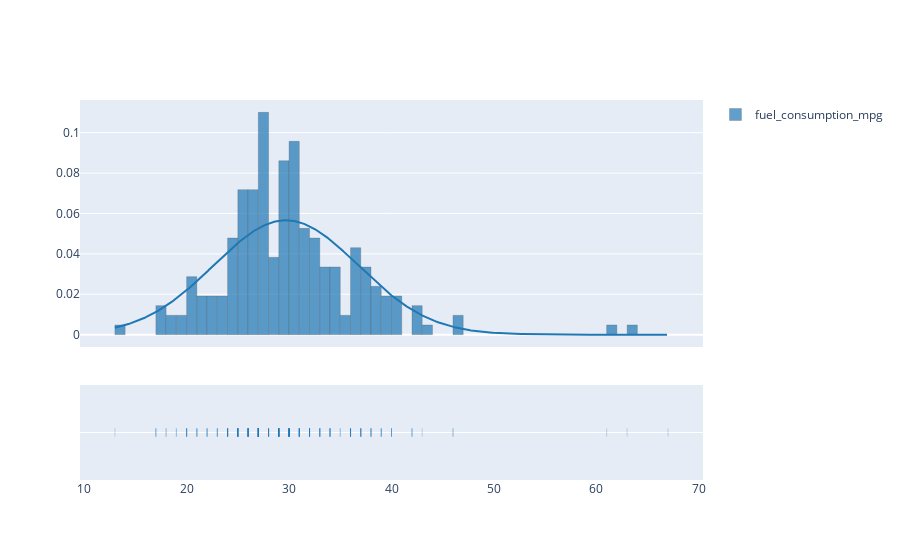

Notebook code cell kept with this figure:
### Code cell
fig=pff.create_distplot([auto_df['fuel_consumption_mpg']],['fuel_consumption_mpg'], curve_type='normal', bin_size=1)
fig.update_traces(marker=dict(line_width=0.25, line_color="black"))
# fig.add_vline(raw_test.statistic)

### Figure 1 — Plotly figure (JSON) as saved in the notebook; plotly's stock layout.template omitted (floating-point values rounded to 4 significant figures; data arrays with more than 128 entries replaced by an {"elided": "..."} marker saying what was removed)
{"data": [{"autobinx": false, "histnorm": "probability density", "legendgroup": "fuel_consumption_mpg", "marker": {"color": "rgb(31, 119, 180)", "line": {"color": "black", "width": 0.25}}, "name": "fuel_consumption_mpg", "opacity": 0.7, "type": "histogram", "x": {"elided": "210 int values"}, "xaxis": "x", "xbins": {"end": 67, "size": 1, "start": 13}, "yaxis": "y"}, {"legendgroup": "fuel_consumption_mpg", "marker": {"color": "rgb(31, 119, 180)", "line": {"color": "black", "width": 0.25}}, "mode": "lines", "name": "fuel_consumption_mpg", "showlegend": false, "type": "scatter", "x": {"elided": "500 float values"}, "xaxis": "x", "y": {"elided": "500 float values"}, "yaxis": "y"}, {"legendgroup": "fuel_consumption_mpg", "marker": {"color": "rgb(31, 119, 180)", "line": {"color": "black", "width": 0.25}, "symbol": "line-ns-open"}, "mode": "markers", "name": "fuel_consumption_mpg", "showlegend": false, "type": "scatter", "x": {"elided": "210 int values"}, "xaxis": "x", "y": {"elided": "210 str values"}, "yaxis": "y2"}], "layout": {"barmode": "overlay", "hovermode": "closest", "legend": {"traceorder": "reversed"}, "xaxis": {"anchor": "y2", "domain": [0, 1], "zeroline": false}, "yaxis": {"anchor": "free", "domain": [0.35, 1], "position": 0}, "yaxis2": {"anchor": "x", "domain": [0, 0.25], "dtick": 1, "showticklabels": false}}}
